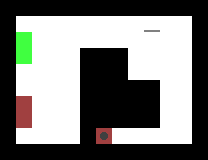

Tiled map render using the project's own tile images. Description and the whole map definition, tile-layer contents included, below:
An orthogonal 13x10 tile map with 16x16 px tiles, 3 tile layers (Layer1, Layer2, Layer3).

<map version="1.0" orientation="orthogonal" renderorder="right-down" width="13" height="10" tilewidth="16" tileheight="16" nextobjectid="1">
 <tileset firstgid="1" source="Tiles.tsx" />
 <layer name="Layer1" width="13" height="10">
  <data encoding="csv">
1,1,1,1,1,1,1,1,1,1,1,1,1,
1,5,5,5,5,5,5,5,5,5,5,5,1,
1,5,5,5,5,5,5,5,5,5,5,5,1,
1,5,5,5,5,1,1,1,5,5,5,5,1,
1,5,5,5,5,1,1,1,5,5,5,5,1,
1,5,5,5,5,1,1,1,1,1,5,5,1,
1,5,5,5,5,1,1,1,1,1,5,5,1,
1,5,5,5,5,1,1,1,1,1,5,5,1,
1,5,5,5,5,1,5,5,5,5,5,5,1,
1,1,1,1,1,1,1,1,1,1,1,1,1
</data>
 </layer>
 <layer name="Layer2" width="13" height="10" opacity="0.75">
  <data encoding="csv">
0,0,0,0,0,0,0,0,0,0,0,0,0,
0,0,0,0,0,0,0,0,0,0,0,0,0,
0,4,0,0,0,0,0,0,0,0,0,0,0,
0,4,0,0,0,0,0,0,0,0,0,0,0,
0,0,0,0,0,0,0,0,0,0,0,0,0,
0,0,0,0,0,0,0,0,0,0,0,0,0,
0,3,0,0,0,0,0,0,0,0,0,0,0,
0,3,0,0,0,0,0,0,0,0,0,0,0,
0,0,0,0,0,0,7,0,0,0,0,0,0,
0,0,0,0,0,0,0,0,0,0,0,0,0
</data>
 </layer>
 <layer name="Layer3" width="13" height="10">
  <data encoding="csv">
0,0,0,0,0,0,0,0,0,0,0,0,0,
0,0,0,0,0,0,0,0,0,11,0,0,0,
0,0,0,0,0,0,0,0,0,0,0,0,0,
0,0,0,0,0,0,0,0,0,0,0,0,0,
0,0,0,0,0,0,0,0,0,0,0,0,0,
0,0,0,0,0,0,0,0,0,0,0,0,0,
0,0,0,0,0,0,0,0,0,0,0,0,0,
0,0,0,0,0,0,0,0,0,0,0,0,0,
0,0,0,0,0,0,0,0,0,0,0,0,0,
0,0,0,0,0,0,0,0,0,0,0,0,0
</data>
 </layer>
</map>
